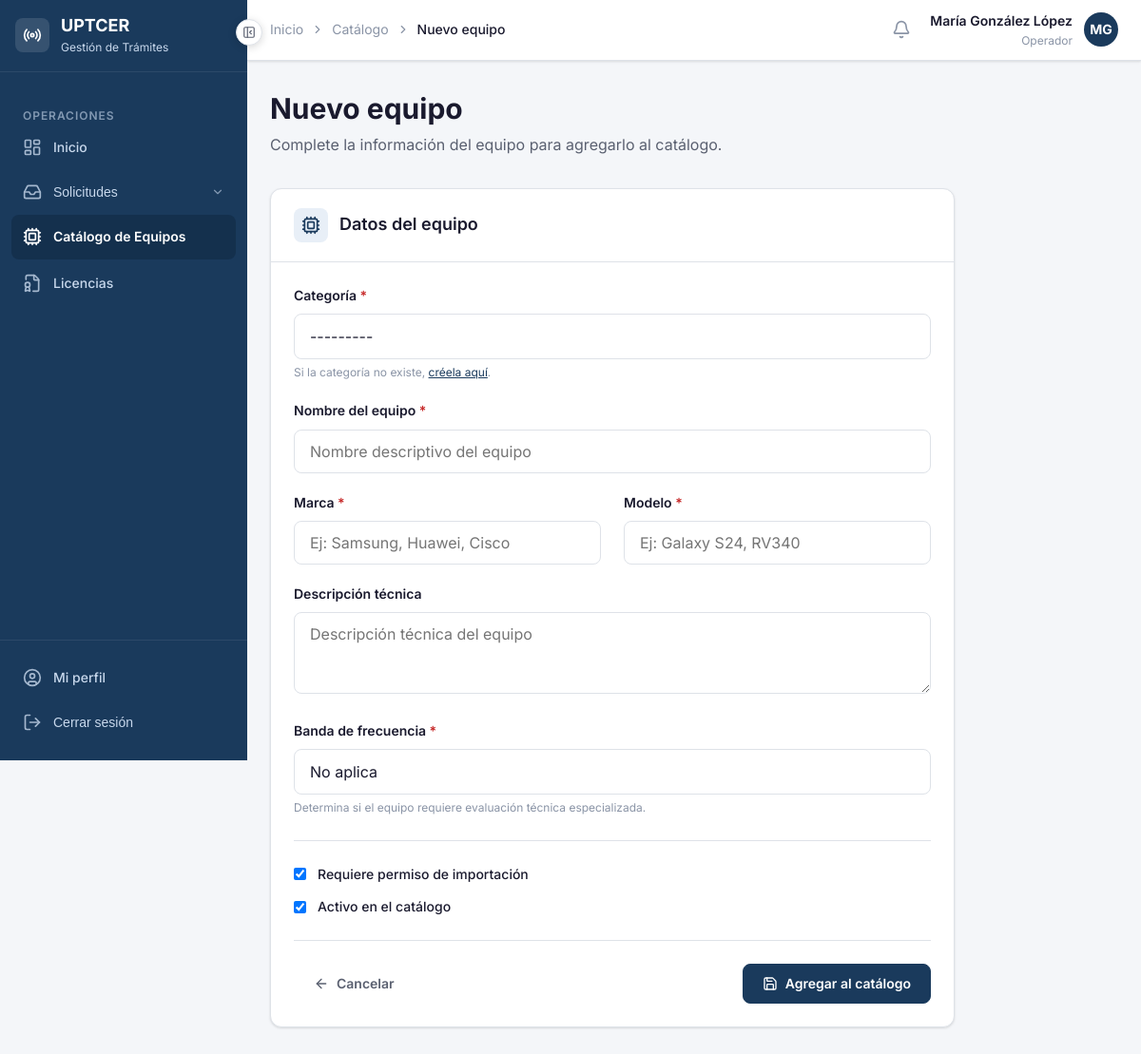
The app's page /equipos/nuevo/ (signed in) with its own data.
### apps/accounts/models.py (models this page shows, shortened)
class Usuario(AbstractBaseUser, PermissionsMixin):
    ROL_PERSONA_NATURAL  = 'persona_natural'
    ROL_OPERADOR         = 'operador'
    ROL_ESPECIALISTA     = 'especialista'
    ROL_ADUANA           = 'aduana'
    ROL_DIRECTIVO        = 'directivo'
    ROLES = [
        (ROL_PERSONA_NATURAL, 'Persona Natural'),
        (ROL_OPERADOR,        'Operador'),
        (ROL_ESPECIALISTA,    'Especialista Técnico'),
        (ROL_ADUANA,          'Aduana'),
        (ROL_DIRECTIVO,       'Directivo'),
    ]
    username        = models.CharField('Usuario', max_length=150, unique=True)
    email           = models.EmailField('Correo electrónico', unique=True)
    nombre          = models.CharField('Nombre', max_length=100)
    apellidos       = models.CharField('Apellidos', max_length=100)
    rol             = models.CharField('Rol', max_length=30, choices=ROLES, default=ROL_PERSONA_NATURAL)
    telefono        = models.CharField('Teléfono', max_length=20, blank=True)
    activo          = models.BooleanField('Activo', default=True)
    fecha_registro  = models.DateTimeField('Fecha de registro', auto_now_add=True)
    is_active       = models.BooleanField(default=True)
    is_staff        = models.BooleanField(default=False)
    objects = UsuarioManager()
    USERNAME_FIELD  = 'username'
    REQUIRED_FIELDS = ['email', 'nombre', 'apellidos']
    class Meta:
        verbose_name        = 'Usuario'
        verbose_name_plural = 'Usuarios'
        ordering            = ['apellidos', 'nombre']
    def get_nombre_completo(self):
        return f'{self.nombre} {self.apellidos}'
    @property
    def es_persona_natural(self):
        return self.rol == self.ROL_PERSONA_NATURAL
    @property
    def es_operador(self):
        return self.rol == self.ROL_OPERADOR
    @property
    def es_especialista(self):
        return self.rol == self.ROL_ESPECIALISTA
    @property
    def es_aduana(self):
        return self.rol == self.ROL_ADUANA
    @property
    def es_directivo(self):
        return self.rol == self.ROL_DIRECTIVO

### apps/equipos/views.py (the view)
# urls.py: path('nuevo/',          views.nuevo_equipo,        name='nuevo'),
@never_cache
@login_required
def nuevo_equipo(request):
    if not (request.user.es_operador or request.user.es_especialista or request.user.es_directivo):
        messages.error(request, 'No tiene permisos para agregar equipos.')
        return redirect('equipos:lista')
    if request.method == 'POST':
        form = FormularioEquipo(request.POST)
        if form.is_valid():
            equipo = form.save()
            messages.success(request, f'Equipo "{equipo.nombre}" agregado correctamente al catálogo.')
            return redirect('equipos:detalle', pk=equipo.pk)
        else:
            messages.error(request, 'Por favor corrija los errores en el formulario.')
    else:
        form = FormularioEquipo()
    return render(request, 'equipos/form_equipo.html', {
        'form':   form,
        'titulo': 'Nuevo equipo',
        'accion': 'Agregar al catálogo',
    })

### apps/equipos/models.py (called while the page is built)
    def __str__(self):
        return self.nombre

### templates/equipos/form_equipo.html (shortened to what this page needs)
{% extends 'base/base.html' %}
{% block nav_equipos %}activo{% endblock %}
{% block breadcrumb %}
<li style="display:flex;align-items:center;gap:var(--espacio-2);">
  <i data-lucide="chevron-right" style="width:14px;height:14px;"></i>
  <a href="{% url 'equipos:lista' %}" style="color:var(--color-texto-muted);text-decoration:none;">Catálogo</a>
</li>
<li style="display:flex;align-items:center;gap:var(--espacio-2);">
  <i data-lucide="chevron-right" style="width:14px;height:14px;"></i>
  <span style="color:var(--color-texto-principal);font-weight:var(--peso-medio);">{{ titulo }}</span>
</li>
{% endblock %}
{% block contenido %}
<div class="pagina-cabecera">
  <h1 class="pagina-titulo">{{ titulo }}</h1>
  <p class="pagina-subtitulo">Complete la información del equipo para agregarlo al catálogo.</p>
</div>
<div style="max-width:720px;">
  <div class="tarjeta">
    <div class="tarjeta-cabecera">
      <div style="display:flex;align-items:center;gap:var(--espacio-3);">
        <div style="width:36px;height:36px;border-radius:var(--radio-md);background:var(--color-primario-light);color:var(--color-primario);display:flex;align-items:center;justify-content:center;">
          <i data-lucide="cpu" style="width:20px;height:20px;"></i>
        </div>
        <h2 class="tarjeta-titulo">Datos del equipo</h2>
      </div>
    </div>
    <div class="tarjeta-cuerpo">
      <form method="post" novalidate>
        <div class="campo-grupo">
          <label class="campo-etiqueta requerido">{{ form.categoria.label }}</label>
          {{ form.categoria }}
          <p class="campo-ayuda">
            Si la categoría no existe, <a href="{% url 'equipos:categorias' %}" style="color:var(--color-primario);">créela aquí</a>.
          </p>
        </div>
        <div class="campo-grupo">
          <label class="campo-etiqueta requerido">{{ form.nombre.label }}</label>
          {{ form.nombre }}
        </div>
        <div class="grid-2">
          <div class="campo-grupo">
            <label class="campo-etiqueta requerido">{{ form.marca.label }}</label>
            {{ form.marca }}
          </div>
          <div class="campo-grupo">
            <label class="campo-etiqueta requerido">{{ form.modelo.label }}</label>
            {{ form.modelo }}
          </div>
        </div>
        <div class="campo-grupo">
          <label class="campo-etiqueta">{{ form.descripcion.label }}</label>
          {{ form.descripcion }}
        </div>
        <div class="campo-grupo">
          <label class="campo-etiqueta requerido">{{ form.banda_frecuencia.label }}</label>
          {{ form.banda_frecuencia }}
          <p class="campo-ayuda">Determina si el equipo requiere evaluación técnica especializada.</p>
        </div>
        <hr class="divisor">
        <div style="display:flex;flex-direction:column;gap:var(--espacio-3);">
          <label style="display:flex;align-items:center;gap:var(--espacio-3);cursor:pointer;">
            {{ form.requiere_permiso }}
            <span style="font-size:var(--texto-sm);font-weight:var(--peso-medio);">
              {{ form.requiere_permiso.label }}
            </span>
          </label>
          <label style="display:flex;align-items:center;gap:var(--espacio-3);cursor:pointer;">
            {{ form.activo }}
            <span style="font-size:var(--texto-sm);font-weight:var(--peso-medio);">
              {{ form.activo.label }}
            </span>
          </label>
        </div>
        <hr class="divisor">
        <div style="display:flex;justify-content:space-between;">
          <a href="{% url 'equipos:lista' %}" class="btn btn-ghost">
            <i data-lucide="arrow-left" style="width:16px;height:16px;"></i>
            Cancelar
          </a>
          <button type="submit" class="btn btn-primario">
            <i data-lucide="save" style="width:16px;height:16px;"></i>
            {{ accion }}
          </button>
        </div>
      </form>
    </div>
  </div>
</div>
{% endblock %}

### templates/base/base.html (shortened to what this page needs)
<!DOCTYPE html>
<html lang="es">
<head>
  {% load static %}
  <link rel="stylesheet" href="{% static 'css/global.css' %}">
  <link rel="stylesheet" href="{% static 'css/toast.css' %}">
  <link rel="stylesheet" href="{% static 'css/modal.css' %}">
  <link rel="stylesheet" href="{% static 'css/componentes.css' %}">
</head>
<body>
<div class="layout-wrapper">
  <aside class="layout-sidebar" id="sidebar">
    <div class="sidebar-logo">
      <div style="width:36px;height:36px;background:rgba(255,255,255,0.12);border-radius:8px;display:flex;align-items:center;justify-content:center;flex-shrink:0;">
        <i data-lucide="radio" style="width:20px;height:20px;color:white;"></i>
      </div>
      <div class="sidebar-logo-info">
        <div class="sidebar-logo-texto">UPTCER</div>
        <div class="sidebar-logo-subtexto">Gestión de Trámites</div>
      </div>
    </div>
    <nav class="sidebar-nav">
      {% if user.es_operador %}
        <div class="sidebar-seccion-titulo">Operaciones</div>
        <a href="{% url 'accounts:dashboard' %}" class="sidebar-enlace {% block nav_op_inicio %}{% endblock %}" data-tooltip="Inicio">
          <i data-lucide="layout-dashboard" class="icono"></i>
          <span class="sidebar-enlace-texto">Inicio</span>
        </a>
        <button type="button"
          class="sidebar-enlace {% block nav_solicitudes %}{% endblock %}"
          data-tooltip="Solicitudes"
          onclick="toggleDropdownSolicitudes()"
          id="btn-dropdown-solicitudes"
          style="width:100%;background:none;border:none;cursor:pointer;text-align:left;">
          <i data-lucide="inbox" class="icono"></i>
          <span class="sidebar-enlace-texto">Solicitudes</span>
          <i data-lucide="chevron-down" class="sidebar-enlace-flecha"></i>
        </button>
        <a href="{% url 'equipos:lista' %}" class="sidebar-enlace {% block nav_equipos %}{% endblock %}" data-tooltip="Catálogo de Equipos">
          <i data-lucide="cpu" class="icono"></i>
          <span class="sidebar-enlace-texto">Catálogo de Equipos</span>
        </a>
        <a href="{% url 'licencias:lista' %}" class="sidebar-enlace {% block nav_licencias %}{% endblock %}" data-tooltip="Licencias">
          <i data-lucide="file-badge" class="icono"></i>
          <span class="sidebar-enlace-texto">Licencias</span>
        </a>
      {% endif %}
    </nav>
    <div class="sidebar-pie">
      <a href="{% url 'accounts:perfil' %}" class="sidebar-enlace" data-tooltip="Mi perfil">
        <i data-lucide="user-circle" class="icono"></i>
        <span class="sidebar-enlace-texto">Mi perfil</span>
      </a>
      <form method="post" action="{% url 'accounts:logout' %}">
        <button type="submit" class="sidebar-enlace" data-tooltip="Cerrar sesión"
          style="width:100%;background:none;border:none;cursor:pointer;text-align:left;">
          <i data-lucide="log-out" class="icono"></i>
          <span class="sidebar-enlace-texto">Cerrar sesión</span>
        </button>
      </form>
    </div>
  </aside>
  <div class="layout-main">
    <header class="layout-navbar">
      <nav aria-label="Ruta de navegación" style="flex:1;">
        <ol style="list-style:none;display:flex;align-items:center;gap:var(--espacio-2);font-size:var(--texto-sm);color:var(--color-texto-muted);">
          <li><a href="{% url 'accounts:dashboard' %}" style="color:var(--color-texto-muted);text-decoration:none;">Inicio</a></li>
          {% block breadcrumb %}{% endblock %}
        </ol>
      </nav>
      <div style="display:flex;align-items:center;gap:var(--espacio-3);">
        <a href="{% url 'notificaciones:lista' %}"
          id="btn-notificaciones"
          style="position:relative;width:36px;height:36px;border-radius:var(--radio-md);display:flex;align-items:center;justify-content:center;color:var(--color-texto-muted);background:transparent;border:none;cursor:pointer;text-decoration:none;transition:var(--transicion-rapida);"
          onmouseenter="this.style.background='var(--color-fondo)';this.style.color='var(--color-texto-principal)'"
          onmouseleave="this.style.background='transparent';this.style.color='var(--color-texto-muted)'"
          title="Notificaciones"
        >
          <i data-lucide="bell" style="width:20px;height:20px;"></i>
        </a>
        <div style="text-align:right;">
          <div style="font-size:var(--texto-sm);font-weight:var(--peso-semi);color:var(--color-texto-principal);">
            {{ user.get_nombre_completo }}
          </div>
          <div style="font-size:var(--texto-xs);color:var(--color-texto-muted);">
            {{ user.get_rol_display }}
          </div>
        </div>
        <div style="width:36px;height:36px;border-radius:50%;background-color:var(--color-primario);display:flex;align-items:center;justify-content:center;color:white;font-size:var(--texto-sm);font-weight:var(--peso-bold);">
          {{ user.nombre|first|upper }}{{ user.apellidos|first|upper }}
        </div>
      </div>
    </header>
    <main class="layout-contenido">
      {% block contenido %}{% endblock %}
    </main>
  </div>
</div>
<button
  id="btn-colapsar"
  class="btn-colapsar-sidebar"
  onclick="alternarSidebar()"
  title="Colapsar menú"
  aria-label="Colapsar menú"
>
  <i data-lucide="panel-left-close" id="icono-colapsar" style="width:14px;height:14px;"></i>
</button>
</body>
</html>

### records on screen
Usuario: get_nombre_completo "María González López", rol "Operador", nombre|first "M", apellidos|first "G"

### other values on screen
{{ titulo }} "Nuevo equipo"
{{ accion }} "Agregar al catálogo"
